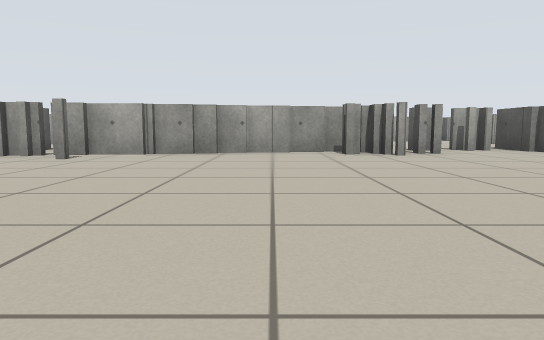
view 1 (above)

24 first-person views from a walk through a world built for the Player/Stage simulator. The camera is 0.5 m above the floor, tilts 6° down and sees 70° across. Floor lines are 1 m apart. The floor is counted in squares, 1 m on a side. Each view is taken from the middle of a square. On the plan, view 1 faces up. The plan holds only what a view shows up to about 9 squares ahead; the rest is blank. The robots in the file are not drawn.

view 2
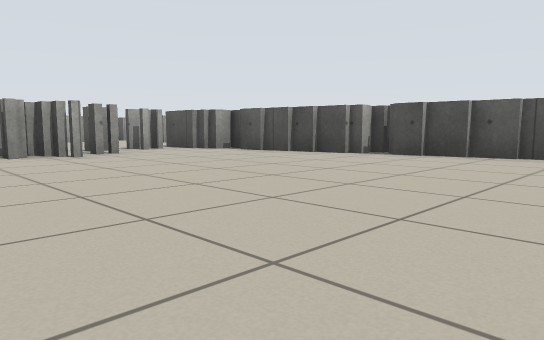

view 3
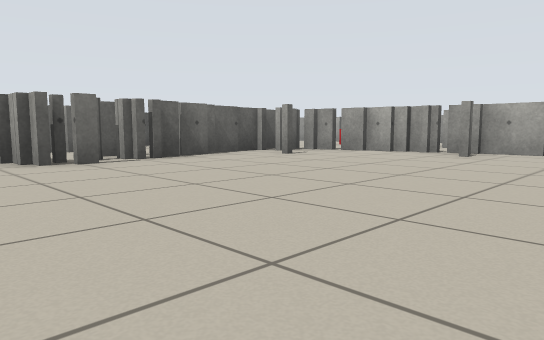

view 4
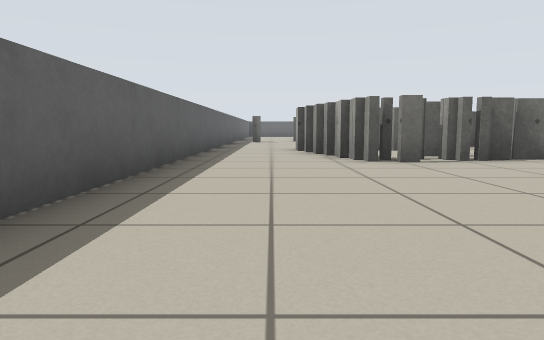

view 5
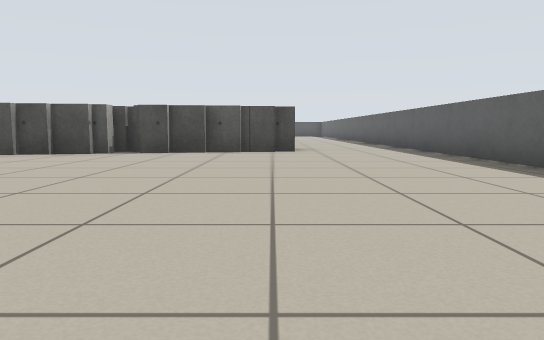

view 6
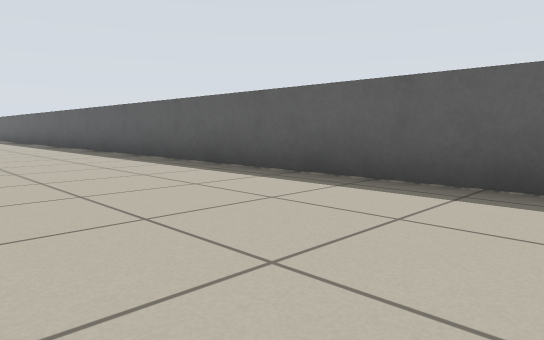

view 7
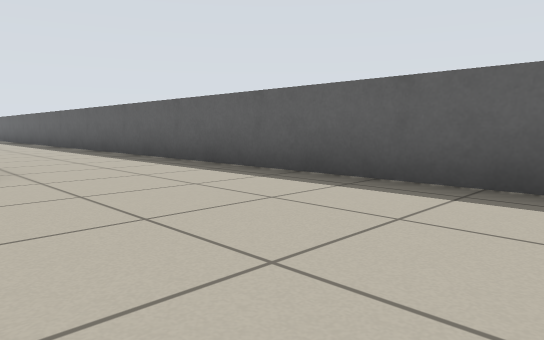

view 8
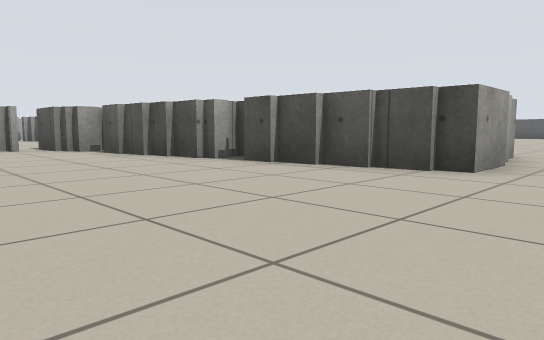

view 9
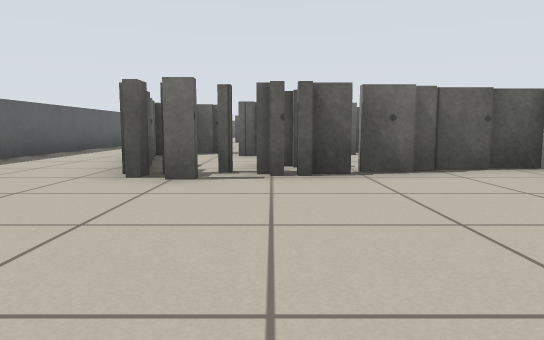

view 10
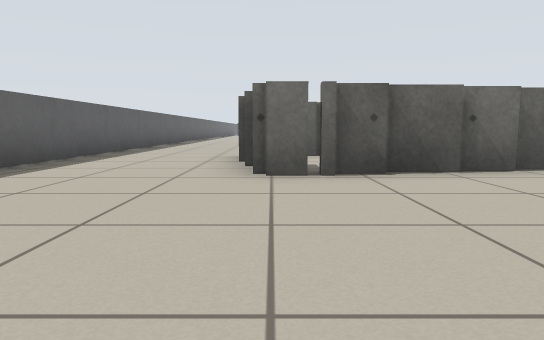

view 11
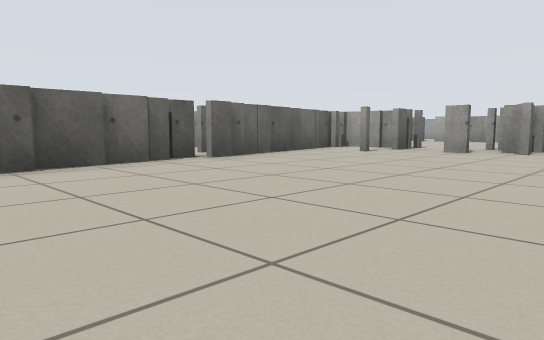

view 12
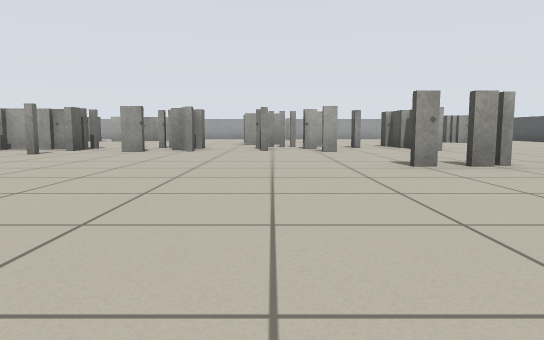

view 13
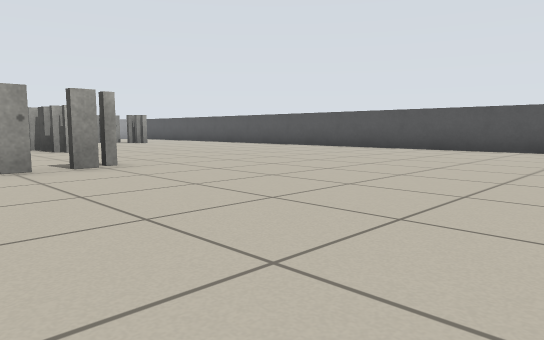

view 14
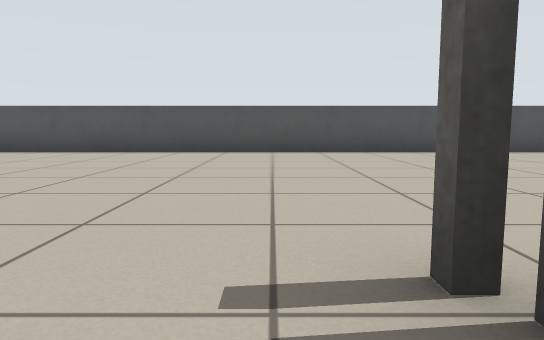

view 15
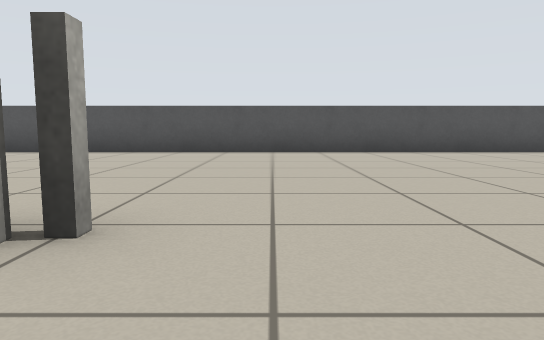

view 16
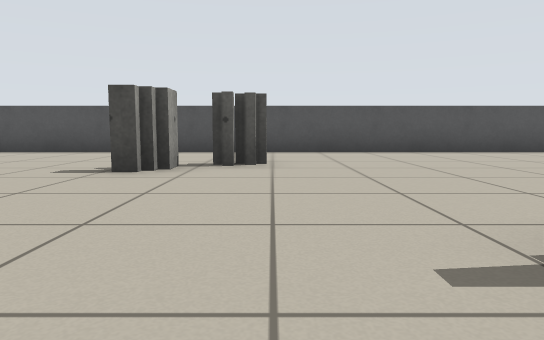

view 17
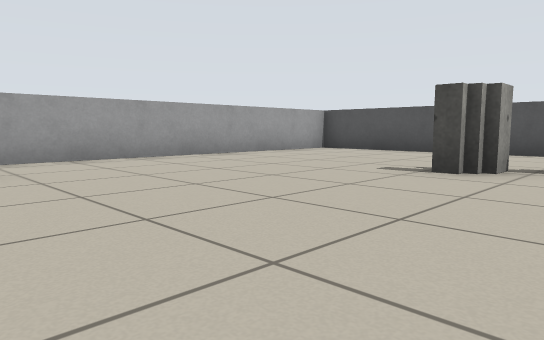

view 18
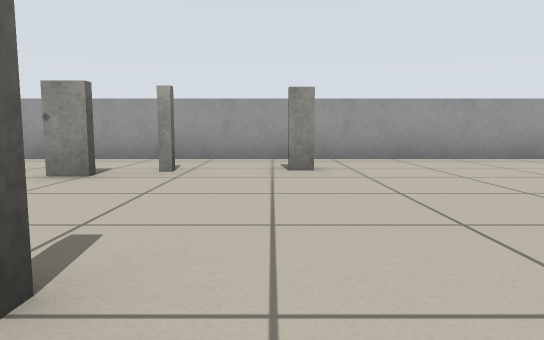

view 19
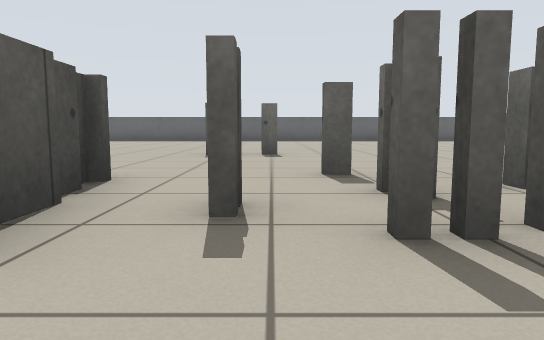

view 20
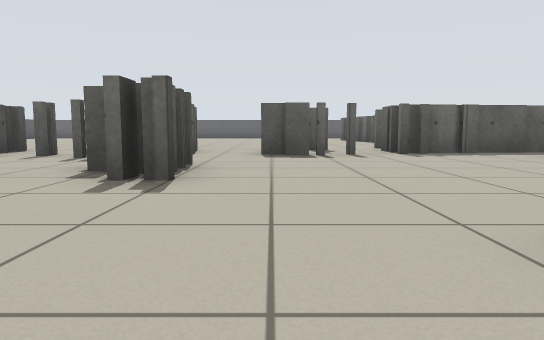

view 21
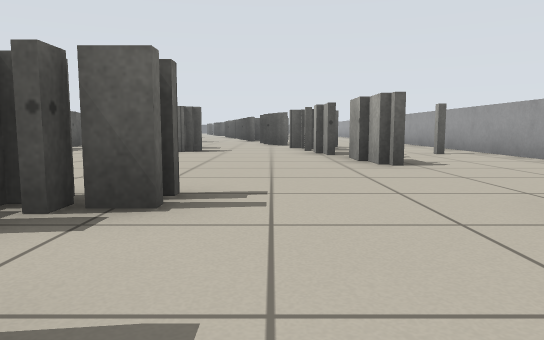

view 22
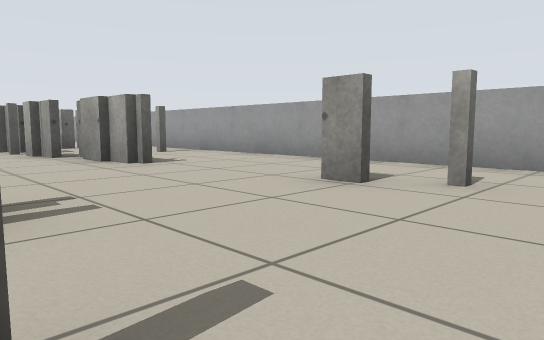

view 23
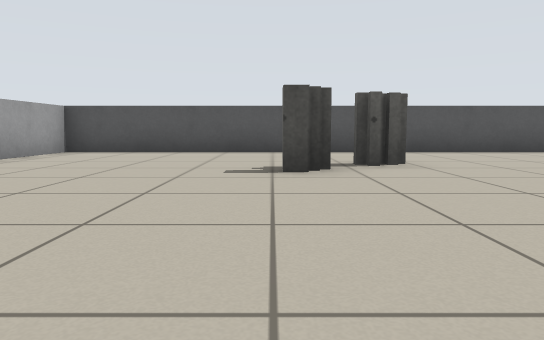

view 24
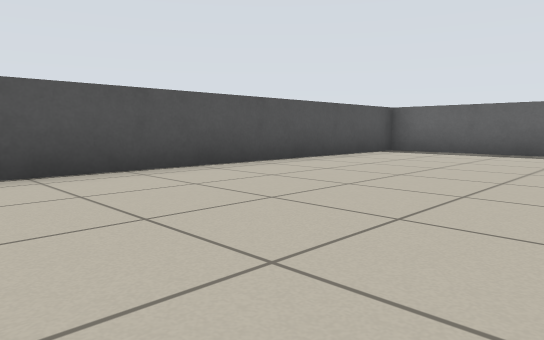

### Floor plan
Key: @ floor where view 1 was taken; # wall or solid block; x gap in a wall; . floor; = window, fence, low wall or low ledge.
Columns run from 12 left of view 1 to 27 right of it. Each row starts with its distance up from view 1.
 21                      ===================
 20                      ..................=
 19                      .=......==........=
 18                      ..==...=..........=
 17                     ===................=
 16                      ..............=...=
 15                      ......=.=.....=...=
 14                      =.....==.......=..=
 13                       ...... ..........=
 12                      ....=.. ====......=
 11                      ===.==.==..=......=
 10                       ==.==.==..=......=
  9            ====.===#   =...............=
  8         ====..==..==  =................=
  7       ==...........=  =................=
  6      ..............=#==.......==.......=
  5     =.=............==#=................=
  4 ==. =..............==#=................=
  3   ..=..............=# ==...............=
  2   =.==.............==.==...............=
  1  =...x..............====.........  ....=
  0  =====......@..............        ....=
 -1  .........................         ....=
 -2 ..........................         ....=
 -3 ==========  =============           ===

Positions as (right, up) in squares from view 1, and headings:
1: (0, 0), facing up
2: (0, 0), facing up-right
3: (-1, -1), facing up-left
4: (-1, -1), facing left
5: (-1, 1), facing right
6: (-1, 1), facing down-right
7: (3, 1), facing down-right
8: (3, -1), facing up-right
9: (-3, 2), facing left
10: (15, 1), facing left
11: (16, 1), facing up-left
12: (16, 1), facing up
13: (17, 1), facing up-right
14: (18, 7), facing right
15: (18, 9), facing right
16: (18, 14), facing right
17: (18, 14), facing up-right
18: (18, 14), facing up
19: (18, 14), facing down
20: (14, 19), facing down
21: (18, 16), facing left
22: (18, 15), facing up-left
23: (18, 16), facing right
24: (22, 6), facing down-right
